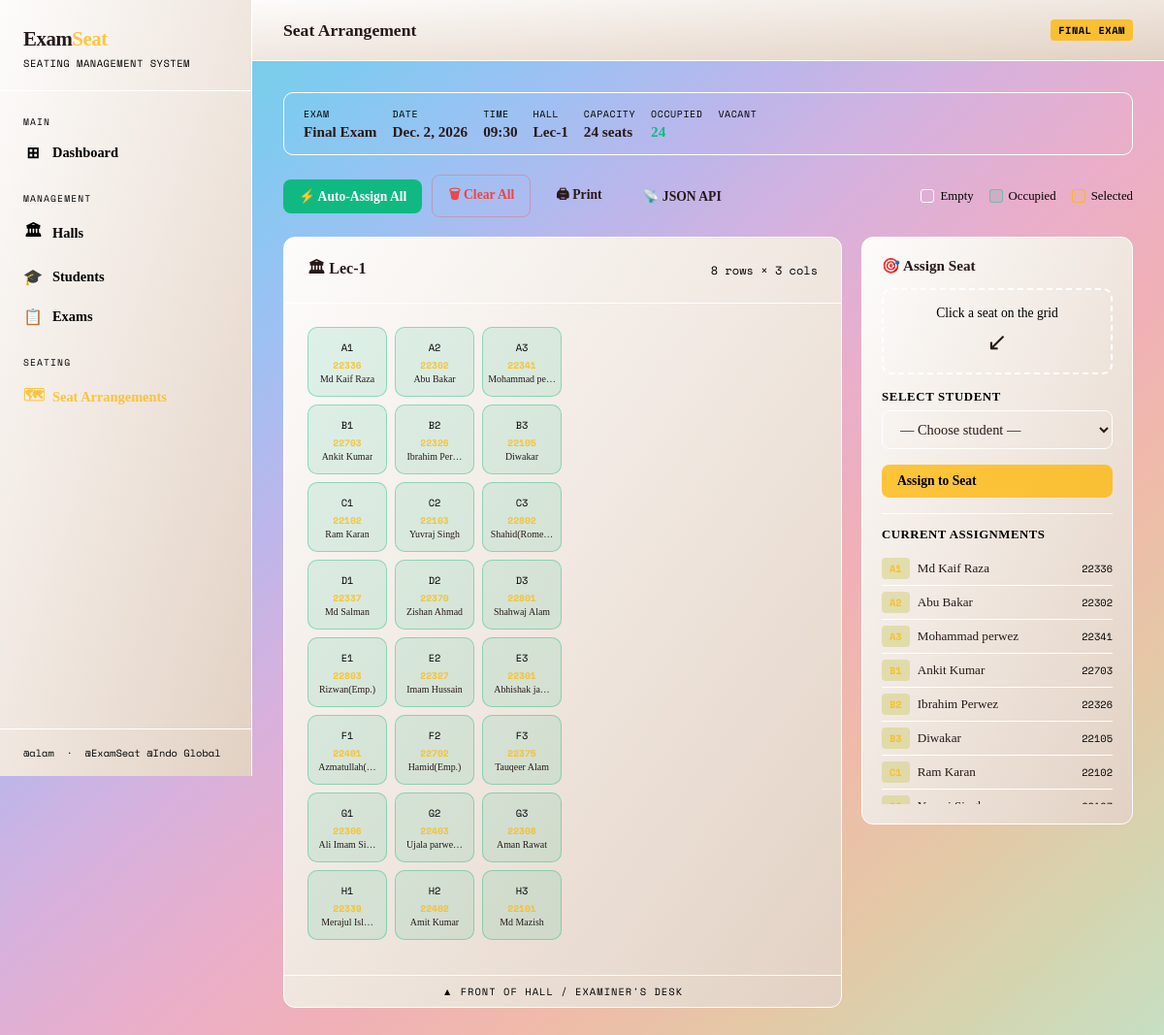
/exams/4/seating/, run on the app's committed database.
### seating/models.py (models this page shows, shortened)
class Exam(models.Model):
    name = models.CharField(max_length=200)
    date = models.DateField()
    time = models.TimeField()
    hall = models.ForeignKey(Hall, on_delete=models.CASCADE, related_name='exams')
    created_at = models.DateTimeField(auto_now_add=True)

class Hall(models.Model):
    name = models.CharField(max_length=100)
    rows = models.IntegerField(default=5)
    columns = models.IntegerField(default=6)
    capacity = models.IntegerField(editable=False, default=0)

class SeatingArrangement(models.Model):
    exam = models.ForeignKey(Exam, on_delete=models.CASCADE, related_name='arrangements')
    student = models.ForeignKey(Student, on_delete=models.CASCADE, related_name='arrangements')
    seat_row = models.IntegerField()
    seat_column = models.IntegerField()
    seat_label = models.CharField(max_length=10)
    class Meta:
        unique_together = [('exam', 'seat_row', 'seat_column'), ('exam', 'student')]

class Student(models.Model):
    roll_number = models.CharField(max_length=20, unique=True)
    name = models.CharField(max_length=100)
    email = models.EmailField(blank=True)
    department = models.CharField(max_length=100, blank=True)

### seating/views.py (the view)
# urls.py: path('exams/<int:exam_id>/seating/', views.seating_view, name='seating_view'),
def seating_view(request, exam_id):
    exam = get_object_or_404(Exam, pk=exam_id)
    arrangements = SeatingArrangement.objects.filter(exam=exam).select_related('student')
    seated_map = {(a.seat_row, a.seat_column): a for a in arrangements}
    grid = []
    for r in range(1, exam.hall.rows + 1):
        row_data = []
        for c in range(1, exam.hall.columns + 1):
            label = f"{chr(64+r)}{c}"
            seat = seated_map.get((r, c))
            row_data.append({'label': label, 'row': r, 'col': c, 'arrangement': seat})
        grid.append(row_data)
    students_without_seat = Student.objects.exclude(
        arrangements__exam=exam
    )
    context = {
        'exam': exam,
        'grid': grid,
        'arrangements': arrangements,
        'students_without_seat': students_without_seat,
        'total_seats': exam.hall.capacity,
        'occupied': arrangements.count(),
    }
    return render(request, 'seating/seating_view.html', context)

### templates/seating/seating_view.html (shortened to what this page needs)
{% extends 'seating/base.html' %}
{% block page_title %}Seat Arrangement{% endblock %}
{% block badge %}{{ exam.name|upper }}{% endblock %}
{% block content %}
<div class="info-strip">
  <div class="info-item">
    <small>Exam</small>
    <strong>{{ exam.name }}</strong>
  </div>
  <div class="info-item">
    <small>Date</small>
    <strong>{{ exam.date }}</strong>
  </div>
  <div class="info-item">
    <small>Time</small>
    <strong>{{ exam.time|time:"H:i" }}</strong>
  </div>
  <div class="info-item">
    <small>Hall</small>
    <strong>{{ exam.hall.name }}</strong>
  </div>
  <div class="info-item">
    <small>Capacity</small>
    <strong>{{ total_seats }} seats</strong>
  </div>
  <div class="info-item">
    <small>Occupied</small>
    <strong style="color:var(--accent3)">{{ occupied }}</strong>
  </div>
  <div class="info-item">
    <small>Vacant</small>
  </div>
</div>
<div style="display:flex; gap:10px; margin-bottom:20px; flex-wrap:wrap; align-items:center">
  <form method="post" action="{% url 'auto_assign' exam.id %}">
    <button type="submit" class="btn btn-green" onclick="return confirm('Auto-assign all students randomly?')">⚡ Auto-Assign All</button>
  </form>
  <a href="{% url 'clear_seating' exam.id %}" class="btn btn-danger" onclick="return confirm('Clear all seat assignments?')">🗑 Clear All</a>
  <button class="btn btn-ghost" onclick="printSeating()">🖨 Print</button>
  <a href="{% url 'api_seating' exam.id %}" class="btn btn-ghost" target="_blank">📡 JSON API</a>
  <div style="margin-left:auto" class="legend">
    <div class="legend-item"><div class="legend-box empty"></div> Empty</div>
    <div class="legend-item"><div class="legend-box occupied"></div> Occupied</div>
    <div class="legend-item"><div class="legend-box selected"></div> Selected</div>
  </div>
</div>
<div style="display:grid; grid-template-columns:1fr 280px; gap:20px; align-items:start">
  <div class="card">
    <div class="card-header">
      <span class="card-title">🏛 {{ exam.hall.name }}</span>
      <span style="font-family:var(--font-mono); font-size:0.75rem; color:var(--muted)">{{ exam.hall.rows }} rows × {{ exam.hall.columns }} cols</span>
    </div>
    <div class="seat-grid-wrapper">
      <div class="seat-grid" style="grid-template-columns: repeat({{ exam.hall.columns }}, 82px)">
        {% for row in grid %}
          {% for seat in row %}
          <div class="seat {% if seat.arrangement %}occupied{% else %}empty{% endif %}"
               id="seat-{{ seat.row }}-{{ seat.col }}"
               data-row="{{ seat.row }}"
               data-col="{{ seat.col }}"
               data-label="{{ seat.label }}"
               data-occupied="{% if seat.arrangement %}true{% else %}false{% endif %}"
               onclick="selectSeat(this)">
            <div class="seat-label">{{ seat.label }}</div>
            {% if seat.arrangement %}
              <div class="seat-roll">{{ seat.arrangement.student.roll_number }}</div>
              <div class="seat-name">{{ seat.arrangement.student.name|truncatechars:12 }}</div>
            {% else %}
              <div class="seat-empty-icon">○</div>
            {% endif %}
          </div>
          {% endfor %}
        {% endfor %}
      </div>
    </div>
    <div style="text-align:center; padding:8px; border-top:1px solid var(--border); font-family:var(--font-mono); font-size:0.65rem; color:var(--muted); letter-spacing:0.1em; text-transform:uppercase">
      ▲ Front of Hall / Examiner's Desk
    </div>
  </div>
  <div class="assign-panel">
    <div style="font-weight:800; font-size:0.95rem; margin-bottom:14px">🎯 Assign Seat</div>
    <div class="seat-preview" id="seatPreview">
      <div style="color:var(--muted); font-size:0.85rem">Click a seat on the grid</div>
      <div style="font-size:1.6rem; margin-top:6px">↙</div>
    </div>
    <form method="post" action="{% url 'assign_seat' exam.id %}" id="assignForm">
      <div class="form-group">
        <label>Select Student</label>
        <select name="student_id" id="studentSelect" required>
          <option value="">— Choose student —</option>
        </select>
      </div>
      <button type="submit" class="btn btn-primary" style="width:100%" id="assignBtn" disabled>Assign to Seat</button>
    </form>
    <div style="margin-top:16px; border-top:1px solid var(--border); padding-top:14px">
      <div style="font-size:0.8rem; color:var(--muted); margin-bottom:10px; font-weight:600; text-transform:uppercase; letter-spacing:0.04em">Current Assignments</div>
      <div style="max-height: 260px; overflow-y:auto" id="assignmentsList">
        {% for arr in arrangements %}
        <div style="display:flex; justify-content:space-between; align-items:center; padding:6px 0; border-bottom:1px solid var(--border); font-size:0.82rem">
          <span class="badge badge-yellow" style="font-size:0.65rem">{{ arr.seat_label }}</span>
          <span style="flex:1; margin:0 8px; white-space:nowrap; overflow:hidden; text-overflow:ellipsis">{{ arr.student.name }}</span>
          <span style="color:var(--muted); font-family:var(--font-mono); font-size:0.65rem">{{ arr.student.roll_number }}</span>
        </div>
        {% empty %}
        <div style="color:var(--muted); font-size:0.82rem; text-align:center; padding:12px">No assignments yet</div>
        {% endfor %}
      </div>
    </div>
  </div>
</div>
{% endblock %}

### templates/seating/base.html (style rules this page uses)
:root { --bg: linear-gradient(to left top, #c6dfc3, #d4d5b0, #e4c8a6, #efbba9, #f0b0b7, #e9aeca, #d7b1dd, #bbb6eb, #9cc1f3, #80caf0, #71d1e3, #78d5cf); --surface: linear-gradient(to bottom right, #fdfcfb, #e2d1c3); --surface2: radial-gradient(circl, #121414, #353839, #5c6062, #878b8e, #b5b9bd, #bdc4cc, #c5d0db, #cddbea, #a9c7d9, #82b3c4, #5aa0ab, #328d8d); --border: #ffffff; --accent: #ffb700c0; --accent2: #387ff0; --accent3: #10b981; --danger: #ef4444; --text: #281919; --muted: #000000; --font-display: 'Syne' serif; --font-mono: 'Space Mono'; }
*, *::before, *::after { box-sizing: border-box; margin: 0; padding: 0; }
html { scroll-behavior: smooth; }
body { background: var(--bg); color: var(--text); font-family: var(--font-display); min-height: 100vh; display: flex; }
.card { background: var(--surface); border: 1px solid var(--border); border-radius: 12px; overflow: hidden; }
.card-header { padding: 20px 24px; border-bottom: 1px solid var(--border); display: flex; align-items: center; justify-content: space-between; }
.card-title { font-size: 1rem; font-weight: 700; }
.btn { display: inline-flex; align-items: center; gap: 6px; padding: 9px 16px; border-radius: 8px; font-size: 0.85rem; font-weight: 700; cursor: pointer; border: none; text-decoration: none; transition: all 0.15s; font-family: var(--font-display); }
.btn-primary { background: var(--accent); color: #000; }
.btn-green { background: var(--accent3); color: #fff; }
.btn-danger { background: transparent; color: var(--danger); border: 1px solid rgba(239,68,68,0.3); }
.btn-ghost { background: var(--surface2); color: var(--text); }
.form-group { margin-bottom: 16px; }
label { display: block; font-size: 0.8rem; font-weight: 700; color: var(--muted); margin-bottom: 6px; text-transform: uppercase; letter-spacing: 0.05em; }
input, select { width: 100%; background: var(--surface2); border: 1px solid var(--border); border-radius: 8px; padding: 10px 14px; color: var(--text); font-family: var(--font-display); font-size: 0.9rem; transition: border-color 0.15s; outline: none; }
select option { background: var(--surface2); }
.badge { display: inline-flex; align-items: center; padding: 3px 8px; border-radius: 4px; font-family: var(--font-mono); font-size: 0.72rem; font-weight: 700; }
.badge-yellow { background: rgba(210, 205, 115, 0.5); color: var(--accent); }

### data on the page
Exam: name "FINAL EXAM", name "Final Exam", date "Dec. 2, 2026", time "09:30", hall.name "Lec-1", hall.rows "8", hall.columns "3"
SeatingArrangement: label "A1", arrangement.student.roll_number "22336", arrangement.student.name "Md Kaif Raza", seat_label "A1", student.name "Md Kaif Raza", student.roll_number "22336"
SeatingArrangement: label "A2", arrangement.student.roll_number "22302", arrangement.student.name "Abu Bakar", seat_label "A2", student.name "Abu Bakar", student.roll_number "22302"
SeatingArrangement: label "A3", arrangement.student.roll_number "22341", arrangement.student.name "Mohammad pe…", seat_label "A3", student.name "Mohammad perwez", student.roll_number "22341"
SeatingArrangement: label "B1", arrangement.student.roll_number "22703", arrangement.student.name "Ankit Kumar", seat_label "B1", student.name "Ankit Kumar", student.roll_number "22703"
SeatingArrangement: label "B2", arrangement.student.roll_number "22326", arrangement.student.name "Ibrahim Per…", seat_label "B2", student.name "Ibrahim Perwez", student.roll_number "22326"
SeatingArrangement: label "B3", arrangement.student.roll_number "22105", arrangement.student.name "Diwakar", seat_label "B3", student.name "Diwakar", student.roll_number "22105"
SeatingArrangement: label "C1", arrangement.student.roll_number "22102", arrangement.student.name "Ram Karan", seat_label "C1", student.name "Ram Karan", student.roll_number "22102"
SeatingArrangement: label "C2", arrangement.student.roll_number "22103", arrangement.student.name "Yuvraj Singh"
SeatingArrangement: label "C3", arrangement.student.roll_number "22802", arrangement.student.name "Shahid(Rome…"
SeatingArrangement: label "D1", arrangement.student.roll_number "22337", arrangement.student.name "Md Salman"
SeatingArrangement: label "D2", arrangement.student.roll_number "22370", arrangement.student.name "Zishan Ahmad"
SeatingArrangement: label "D3", arrangement.student.roll_number "22801", arrangement.student.name "Shahwaj Alam"
SeatingArrangement: label "E1", arrangement.student.roll_number "22803", arrangement.student.name "Rizwan(Emp.)"
SeatingArrangement: label "E2", arrangement.student.roll_number "22327", arrangement.student.name "Imam Hussain"
SeatingArrangement: label "E3", arrangement.student.roll_number "22301", arrangement.student.name "Abhishak ja…"
SeatingArrangement: label "F1", arrangement.student.roll_number "22401", arrangement.student.name "Azmatullah(…"
SeatingArrangement: label "F2", arrangement.student.roll_number "22702", arrangement.student.name "Hamid(Emp.)"
SeatingArrangement: label "F3", arrangement.student.roll_number "22375", arrangement.student.name "Tauqeer Alam"
SeatingArrangement: label "G1", arrangement.student.roll_number "22306", arrangement.student.name "Ali Imam Si…"
SeatingArrangement: label "G2", arrangement.student.roll_number "22403", arrangement.student.name "Ujala parwe…"
SeatingArrangement: label "G3", arrangement.student.roll_number "22308", arrangement.student.name "Aman Rawat"
SeatingArrangement: label "H1", arrangement.student.roll_number "22339", arrangement.student.name "Merajul Isl…"
SeatingArrangement: label "H2", arrangement.student.roll_number "22402", arrangement.student.name "Amit Kumar"
SeatingArrangement: label "H3", arrangement.student.roll_number "22101", arrangement.student.name "Md Mazish"

### other printed values
{{ total_seats }} "24"
{{ occupied }} "24"
